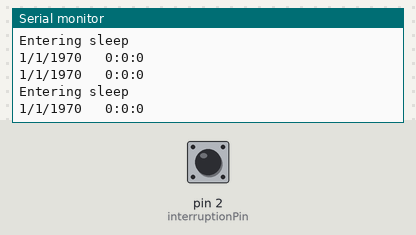
A sketch run on a simulated Arduino Mega 2560, built with avr-gcc and run on an emulated ATmega2560. On the bench: the last lines printed to the serial monitor. Inputs (shaded band) come from the test bench; at power-on: pin 2 (interruptionPin) HIGH. Sleep ends after the set time or at an interrupt; the local clock reads 2024-03-15 10:24:30 at power-on unless the sketch sets it.

Above: at 1.2 s.
1.3 s: pin 2 (interruptionPin) pulled LOW for 0.15 s
At 1.43 s:
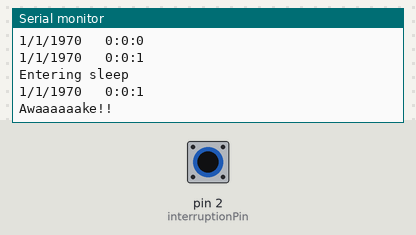
2.9 s: pin 2 (interruptionPin) pulsed LOW 5 times (0.12 s each, 0.3 s apart)
7.4 s: pin 2 (interruptionPin) pulsed LOW 5 times (0.12 s each, 0.3 s apart)
At 7.57 s:
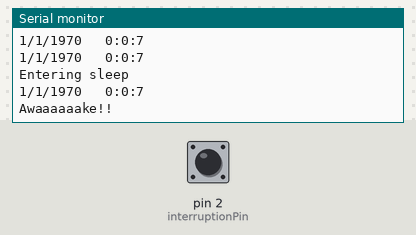
Timing chart, 0 to 10.4 s (numbered marks = the images above; inputs shaded):
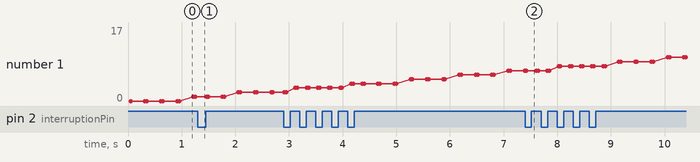

Measured:
- after the input at 1.3 s, the serial monitor: prints a new line at once (image 1)
- after the input at 7.4 s, the serial monitor: prints a new line at once (image 2)

The sketch:

Wake_up_RTC.ino
```cpp
#include <avr/sleep.h>
#include <avr/power.h>
#include <DS3232RTC.h>

//Set up the RTC variables
tmElements_t tm;
const int interruptionPin = 2;
int periodo = 1;

void setSleepTime(void);
void startSleep(void);
void digitalClockDisplay(void);
void pinInterrupt(void);

void setup()
{
  Serial.begin(9600);
  // Initialize the RTC functions
  pinMode(interruptionPin, INPUT_PULLUP);
  RTC.set(now());
  RTC.squareWave(SQWAVE_NONE);
  RTC.setAlarm(ALM2_EVERY_MINUTE, 0, 0, 0);
  RTC.alarmInterrupt(ALARM_2, true);
  Serial.println(String("System date = ") + day() + "/" + month() + "/" + year() + " " + hour() + ":" + minute() + ":" + second() + "\n");
}


void loop()
{
  setSleepTime();
  startSleep();
  digitalClockDisplay();

}


void setSleepTime(void) {
  RTC.read(tm);
  RTC.setAlarm(ALM2_MATCH_MINUTES, (byte)(tm.Minute + periodo) % 60, 0, 0);

  //RTC.setAlarm(ALM2_EVERY_MINUTE,0,0,0);
}
void pinInterrupt(void) {
  detachInterrupt(0);

  Serial.println("Awaaaaaake!!");
}


//PRINT TIME FROM RDS3231
void digitalClockDisplay(void) {
  // digital clock display of the time
  RTC.read(tm);
  Serial.print(tm.Day, DEC);
  Serial.print('/');
  Serial.print(tm.Month, DEC);
  Serial.print('/');
  Serial.print(tm.Year + 1970, DEC);
  Serial.print("   ");
  Serial.print(tm.Hour, DEC);
  Serial.print(':');
  Serial.print(tm.Minute, DEC);
  Serial.print(':');
  Serial.println(tm.Second, DEC);
}

void startSleep(void) {
  Serial.println("Entering sleep");
  digitalClockDisplay();
  delay(200);

  //Setup pin as an interrupt and attach handler.
  attachInterrupt(digitalPinToInterrupt(interruptionPin), pinInterrupt, CHANGE);

  set_sleep_mode(SLEEP_MODE_PWR_DOWN);

  sleep_enable();

  sleep_mode(); //can be awakened by interruption

  sleep_disable();
}
```
